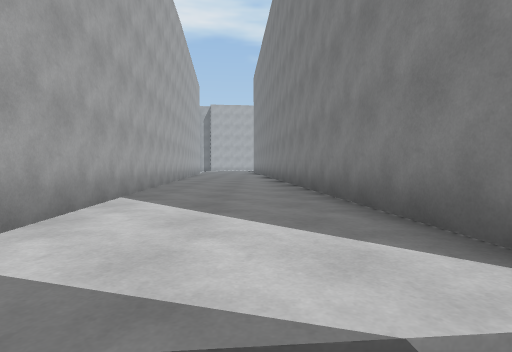
View 1 (above)

18 first-person views from a walk through a Unity game level. The camera is 1.2 m above the floor, tilts 2° down and sees 80° across. The floor is counted in squares, 2 m on a side. Each view is taken from the middle of a square. On the plan, view 1 faces up. The plan holds only what a view shows up to about 9 squares ahead; the rest is blank. The place goes on beyond the plan.

View 2
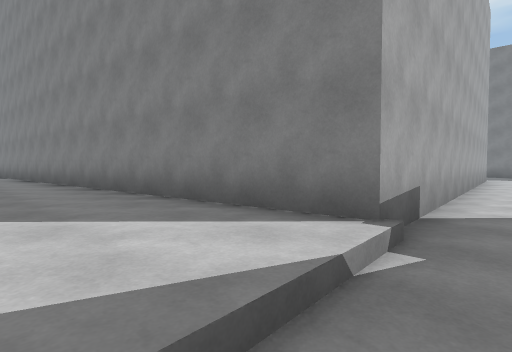

View 3
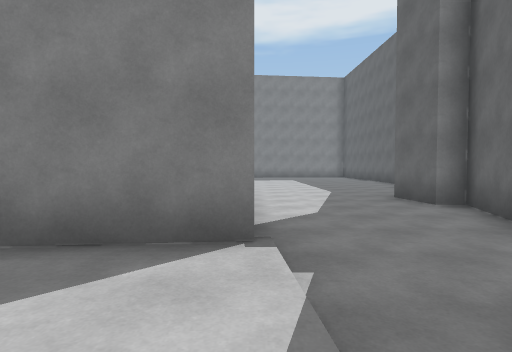

View 4
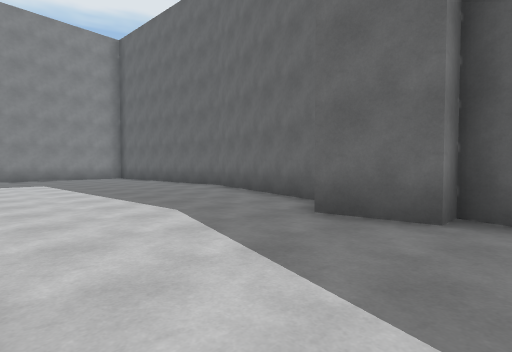

View 5
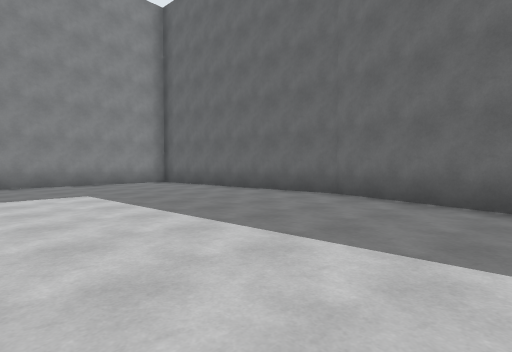

View 6
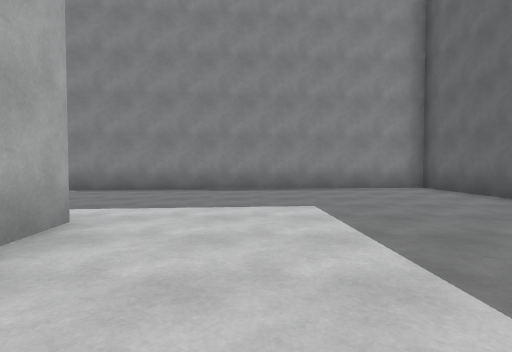

View 7
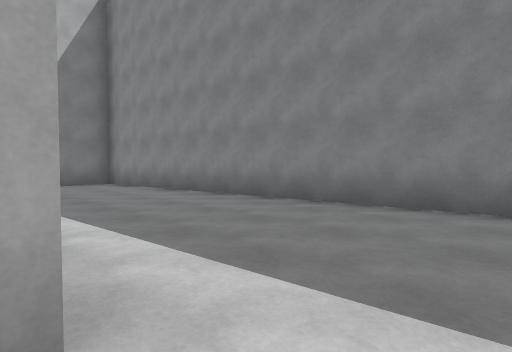

View 8
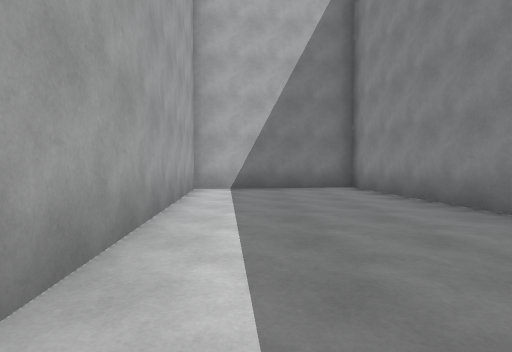

View 9
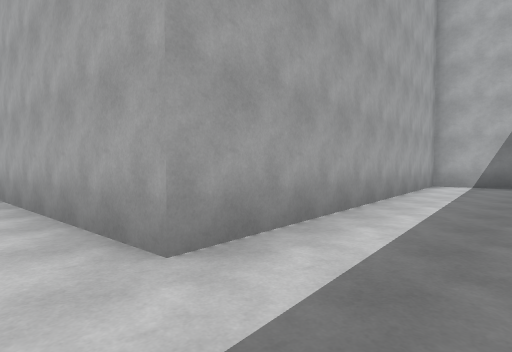

View 10
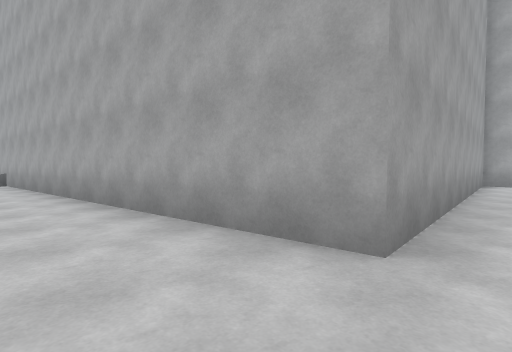

View 11
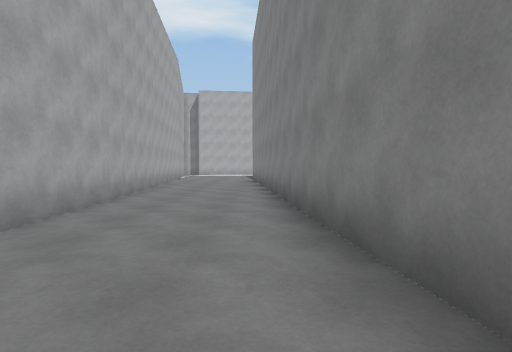

View 12
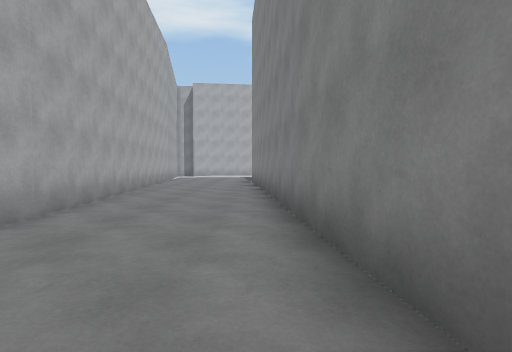

View 13
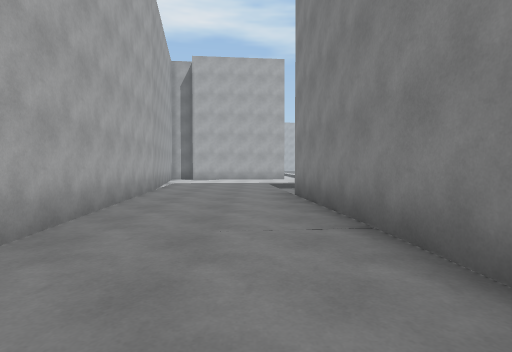

View 14
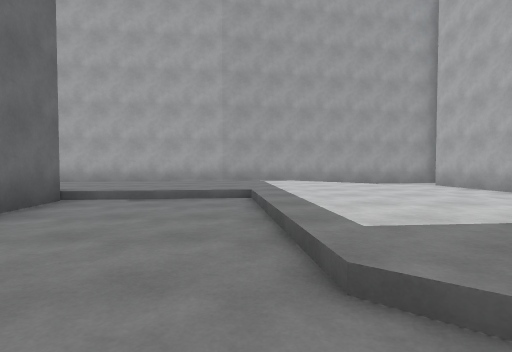

View 15
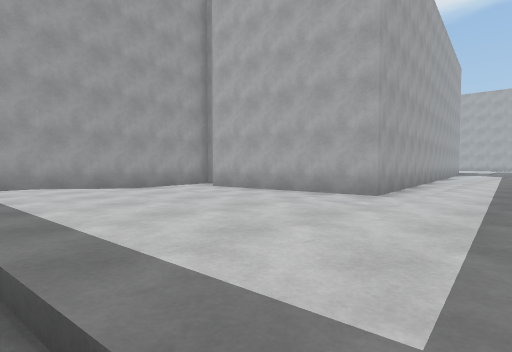

View 16
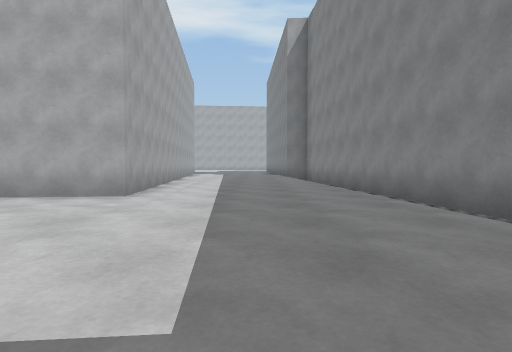

View 17
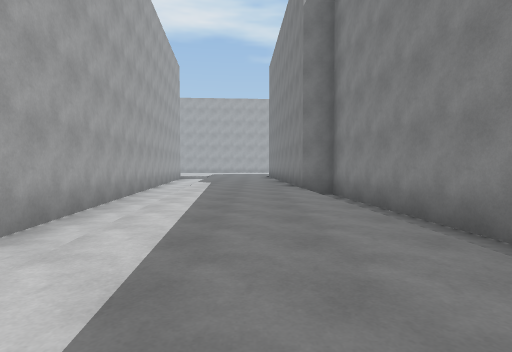

View 18
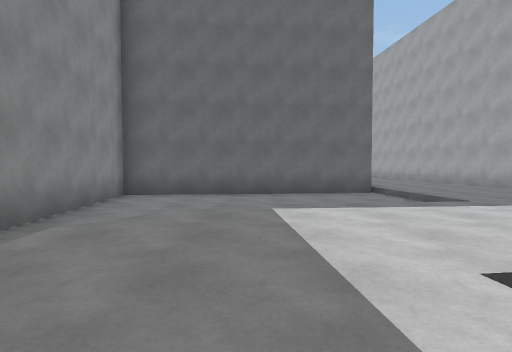

### Floor plan
Key: @ floor where view 1 was taken; # wall or solid block; . main floor; : floor 0.25 m higher than the main floor; / step, stairs or slope.
Columns run from 5 left of view 1 to 18 right of it. Each row starts with its distance up from view 1.
 36     #./::##
 35     #./:::#
 34     ##/:::#
 33      #/:::##
 32      #.:::.#
 31      #.:::.#
 30      #.:::.#
 29  #####.:::.#
 28 .......:::/#
 27 #......:::/#
 26 # .////:::/#
 25 # /:::::::/#
 24 #/:::::::/.#
 23   :::///...##
 22  #:::.......#
 21  #:::.......#
 20  #:::..######
 19  #:::###
 18  #/::#
 17  #/::#
 16  #/::##
 15  #/:::#
 14  ##:::#
 13   #:::#
 12   #:::#             ###
 11   #:::#          ####.#
 10   #:::#          #....#
  9   #:::#          #....#
  8   #/::#          #....#
  7   #/::#          #....#
  6   #/::#          ##...##
  5   #/::#           #....#
  4   #/::##          #....#
  3   ##:::#          #....#
  2     :::############....#
  1     ://##..............#
  0     .@.................#
 -1       .................#
 -2         ...............#
 -3         ####...........#
 -4            ####........#
 -5               ##########

Positions as (right, up) in squares from view 1, and headings:
1: (0, 0), facing up
2: (-1, 0), facing up-right
3: (-1, 1), facing right
4: (4, 1), facing down-right
5: (8, 1), facing down-right
6: (10, 0), facing right
7: (13, 1), facing up-right
8: (14, 3), facing up
9: (15, 1), facing up-left
10: (14, 0), facing up-left
11: (0, 6), facing up
12: (0, 8), facing up
13: (-1, 13), facing up
14: (5, 23), facing left
15: (3, 23), facing up-left
16: (3, 23), facing up
17: (3, 27), facing up
18: (3, 28), facing down
